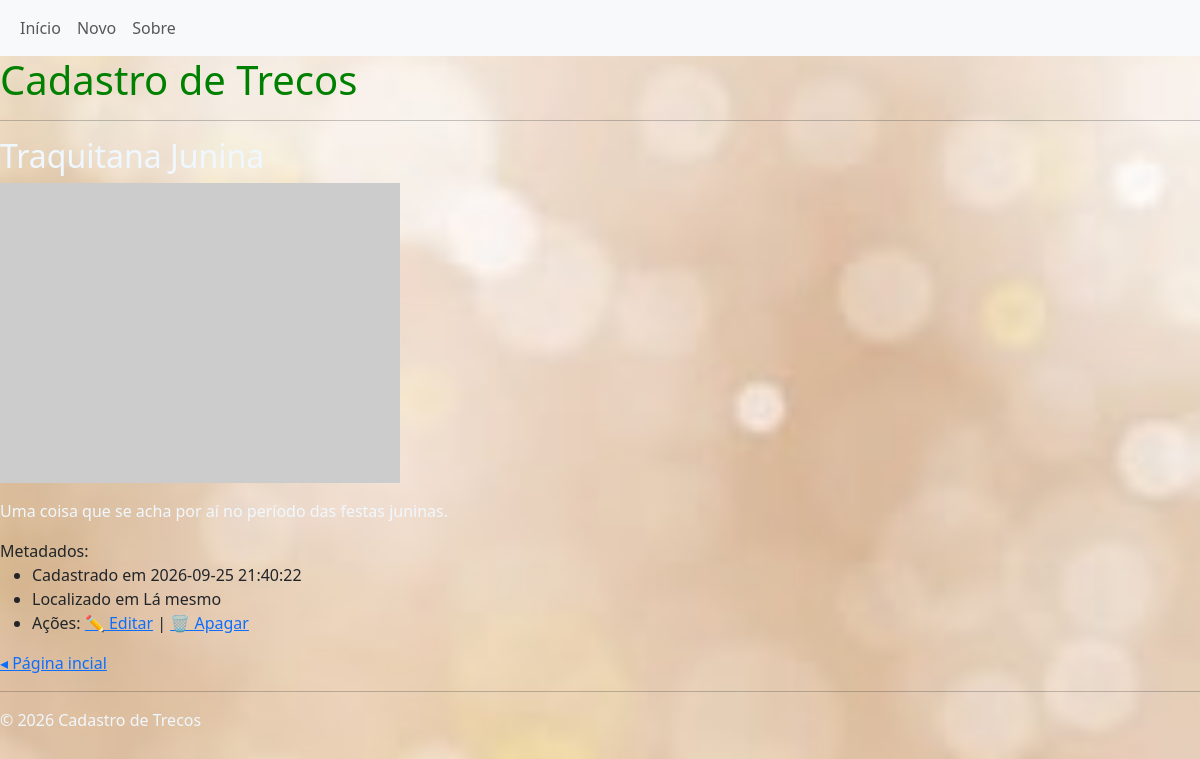
Screenshot of /view/1 with the database file from the repository.
### tables this page shows
CREATE TABLE thing (
    id INTEGER PRIMARY KEY AUTOINCREMENT,
    created_at TEXT DEFAULT CURRENT_TIMESTAMP,
    name TEXT,
	description TEXT,
    location TEXT, 
	photo TEXT,
	status TEXT CHECK (status IN ('on', 'off', 'del')) DEFAULT 'on'
);

### app.py (the view)
@app.route('/view/<int:thing_id>')
def view(thing_id):
    with sqlite3.connect('database.db') as conn:
        conn.row_factory = sqlite3.Row
        content = conn.execute("""
            SELECT *
            FROM thing
                WHERE status = 'on'
                AND id = ?
                ORDER BY created_at
            """, (thing_id,)).fetchone()
    if content is None:
        abort(404)
    return render_template(
        "view.html",
        content=content
    )

### templates/view.html (shortened to what this page needs)
{% extends '_base.html' %}
{% block main %}
<h2>{{ content.name }}</h2>
<p><img src="{{ content.photo}}" alt="{{ content.name }}"></p>
<p>{{ content.description }}</p>
Metadados:
<ul>
    <li>Cadastrado em {{ content.created_at }}</li>
    <li>Localizado em {{ content.location }}</li>
    <li>Ações: <a href="{{ url_for('edit', thing_id=content.id )}}">✏ Editar</a> | <a href="#delete">🗑 Apagar</a></a></li>
</ul>
<p><a href="{{ url_for('index') }}">◂ Página incial</a></p>
{% endblock %}

### static/css/style.css (style rules this page uses)
body { background-image: url('/static/img/img.02.jpg'); opacity: 15; background-repeat: no-repeat; background-size: cover; background-position: center center; }
h2 { color: aliceblue; }
p { color: aliceblue; }

### rows the page displays
thing: name "Traquitana Junina", description "Uma coisa que se acha por aí no período das festas juninas.", created_at "2026-09-25 21:40:22", location "Lá mesmo"
